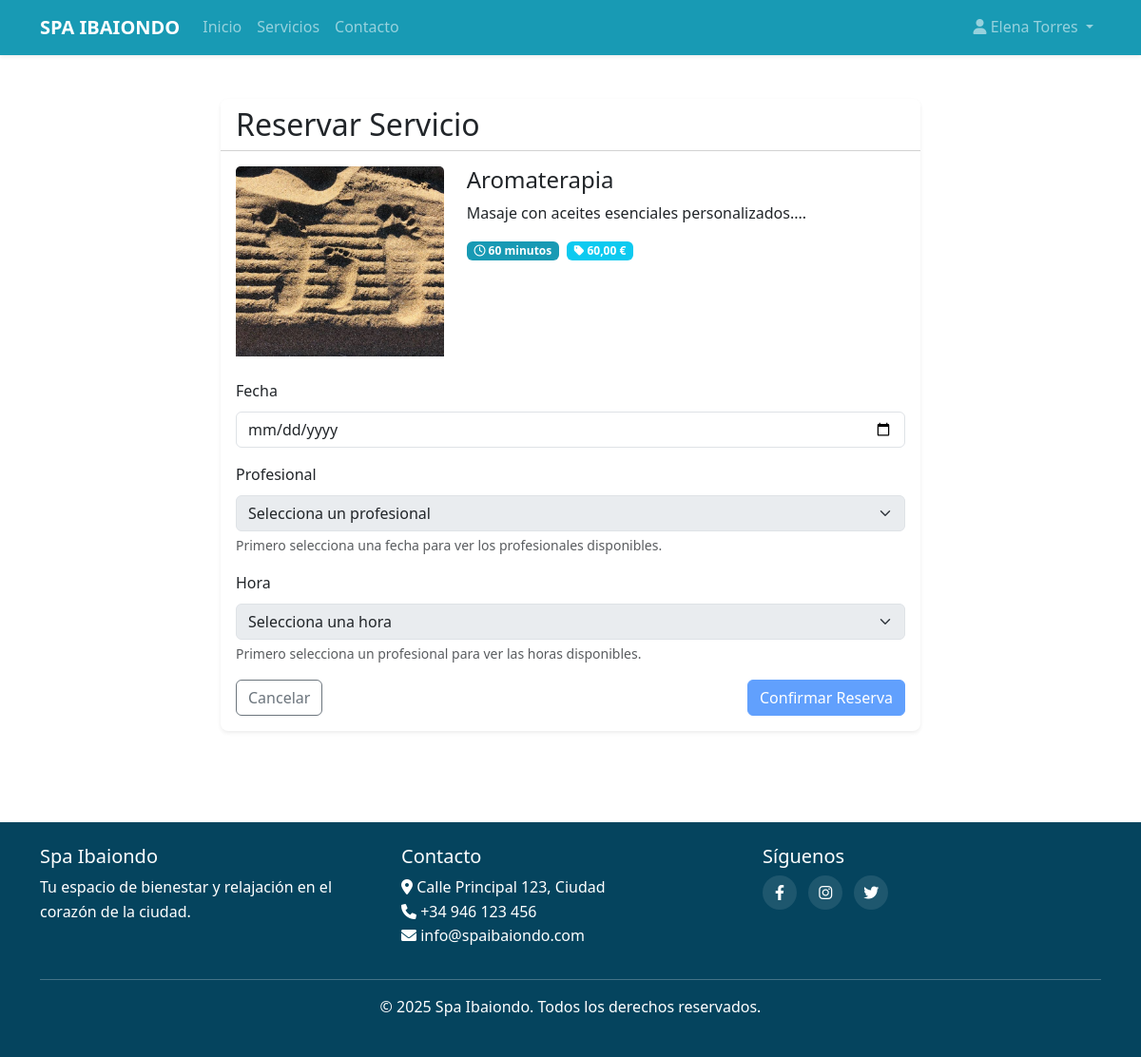
The page /public/index.php/reservas/crear/8 (signed in) on the database its author committed.
### tables this page shows
CREATE TABLE servicios (
	id INT AUTO_INCREMENT PRIMARY KEY,
	nombre VARCHAR(100) NOT NULL,
	descripcion TEXT NOT NULL,
	duracion INT NOT NULL,
	precio DECIMAL(10,2) NOT NULL,
	imagen VARCHAR(255) NULL
);

### app/controllers/ReservaController.php (called while the page is built, shortened)
<?php
class ReservaController {
    private $servicioModel;
    public function __construct() {
        require_once BASE_PATH . '/app/models/Servicio.php';
        $this->servicioModel = new Servicio();
    }
    public function showCrear($idServicio) {
        $servicio = $this->servicioModel->getById($idServicio);
        include BASE_PATH . '/app/views/reservas/crear.php';
        include BASE_PATH . '/app/views/layouts/main.php';
    }
}

### public/index.php (called while the page is built, shortened)
<?php
require_once BASE_PATH . '/config/database.php';
require_once BASE_PATH . '/core/Router.php';
require_once BASE_PATH . '/core/Helper.php';
$router = new Router();
$router->dispatch();

### config/database.php (called while the page is built)
<?php
class Database {
    private static $instance = null;
    private $conn;
    private $host = 'localhost';
    private $user = 'root';
    private $pass = '';
    private $name = 'spa';
    private function __construct() {
        try {
            $this->conn = new PDO(
                "mysql:host={$this->host};dbname={$this->name};charset=utf8mb4",
                $this->user,
                $this->pass,
                [PDO::ATTR_ERRMODE => PDO::ERRMODE_EXCEPTION]
            );
        } catch(PDOException $e) {
            die("Error de conexión: " . $e->getMessage());
        }
    }
    public static function getInstance() {
        if (self::$instance == null) {
            self::$instance = new Database();
        }
        return self::$instance;
    }
    public function getConnection() {
        return $this->conn;
    }
}

### app/models/Servicio.php (called while the page is built, shortened)
<?php
class Servicio {
    private $db;
    public function __construct() {
        $this->db = Database::getInstance()->getConnection();
    }
    public function getById($id) {
        $stmt = $this->db->prepare("SELECT * FROM servicios WHERE id = ?");
        $stmt->execute([$id]);
        return $stmt->fetch(PDO::FETCH_ASSOC);
    }
}

### core/Helper.php (called while the page is built, shortened)
<?php
class Helper {
    public static function url($path = '') {
        $base = APP_URL;
        if (strpos($base, 'index.php') === false) {
            $base .= '/index.php';
        }
        if (empty($path)) {
            return rtrim($base, '/');
        }
        return $base . '/' . ltrim($path, '/');
    }
    public static function asset($path = '') {
        $base = APP_URL;
        return $base . '/assets/' . ltrim($path, '/');
    }
    public static function e($string) {
        return htmlspecialchars($string, ENT_QUOTES, 'UTF-8');
    }
    public static function formatPrice($price) {
        return number_format($price, 2, ',', '.') . ' €';
    }
}

### app/views/reservas/crear.php (the view, shortened to what this page needs)
<div class="container py-5">
    <div class="row">
        <div class="col-lg-8 mx-auto">
            <div class="card shadow-sm">
                <div class="card-header bg-white">
                    <h2 class="card-title mb-0">Reservar Servicio</h2>
                </div>
                <div class="card-body">
                    <div class="row mb-4">
                        <div class="col-md-4">
                        <img src="<?= Helper::asset('images/servicios/' . ($servicio['imagen'] ?? 'servicio-default.jpg')) ?>"
                            alt="<?= Helper::e($servicio['nombre']) ?>"
                            class="card-img-top"
                            onerror="if(this.src.indexOf('servicio-default.jpg') === -1) this.src='<?= Helper::asset('images/servicios/servicio-default.jpg') ?>';">
                        </div>
                        <div class="col-md-8">
                            <h4><?= Helper::e($servicio['nombre']) ?></h4>
                            <p><?= substr(Helper::e($servicio['descripcion']), 0, 150) ?>...</p>
                            <div class="d-flex">
                                <span class="badge bg-primary me-2">
                                    <i class="far fa-clock"></i> <?= $servicio['duracion'] ?> minutos
                                </span>
                                <span class="badge bg-info">
                                    <i class="fas fa-tag"></i> <?= Helper::formatPrice($servicio['precio']) ?>
                                </span>
                            </div>
                        </div>
                    </div>
                    <form action="<?= Helper::url('reservas/crear') ?>" method="post" id="reservaForm">
                        <div class="mb-3">
                            <label for="fecha" class="form-label">Fecha</label>
                            <input type="date" class="form-control" id="fecha" name="fecha" required min="<?= date('Y-m-d') ?>">
                        </div>
                        <div class="mb-3">
                            <label for="id_trabajador" class="form-label">Profesional</label>
                            <select class="form-select" id="id_trabajador" name="id_trabajador" required disabled>
                                <option value="">Selecciona un profesional</option>
                            </select>
                            <div class="form-text">Primero selecciona una fecha para ver los profesionales disponibles.</div>
                        </div>
                        <div class="mb-3">
                            <label for="hora" class="form-label">Hora</label>
                            <select class="form-select" id="hora" name="hora" required disabled>
                                <option value="">Selecciona una hora</option>
                            </select>
                            <div class="form-text">Primero selecciona un profesional para ver las horas disponibles.</div>
                        </div>
                        <div class="d-flex justify-content-between">
                            <a href="<?= Helper::url('servicios/' . $servicio['id']) ?>" class="btn btn-outline-secondary">Cancelar</a>
                            <button type="submit" class="btn btn-primary" id="btnReservar" disabled>Confirmar Reserva</button>
                        </div>
                    </form>
                </div>
            </div>
        </div>
    </div>
</div>

### core/Router.php (shortened to what this page needs)
<?php
class Router {
    private $routes = [];
    public function add($method, $path, $controller, $action) {
        $this->routes[] = [
            'method' => $method,
            'path' => $path,
            'controller' => $controller,
            'action' => $action
        ];
    }
    public function dispatch() {
        $uri = $_SERVER['REQUEST_URI'];
        $method = $_SERVER['REQUEST_METHOD'];
        $baseFolder = '/spa-ibaiondo/public';
        if (strpos($uri, $baseFolder) === 0) {
            $uri = substr($uri, strlen($baseFolder));
        }
        $uri = str_replace('/index.php', '', $uri);
        $uri = explode('?', $uri)[0];
        foreach ($this->routes as $route) {
            $pattern = $this->convertRouteToRegex($route['path']);
            if ($route['method'] === $method && preg_match($pattern, $uri, $matches)) {
                array_shift($matches);
                $action = $route['action'];
                $controllerInstance = new $controller();
                call_user_func_array([$controllerInstance, $action], $matches);
                return;
            }
        }
    }
    private function convertRouteToRegex($route) {
        $pattern = preg_replace('/\{([a-zA-Z0-9_]+)\}/', '([^/]+)', $route);
        return '#^' . $pattern . '$#';
    }
}

### public/assets/css/styles.css (style rules this page uses)
body { font-family: 'Segoe UI', Tahoma, Geneva, Verdana, sans-serif; color: #333; line-height: 1.6; padding-right: 0 !important; }
:root { --primary-color: #189AB4; --secondary-color: #6c757d; --accent-color: #e9ecef; --success-color: #28a745; --info-color: #17a2b8; --warning-color: #ffc107; --danger-color: #dc3545; }
.fixed-navbar-body { padding-top: 3.5rem !important; }
.bg-primary { background-color: var(--primary-color) !important; }
.btn-primary { background-color: var(--primary-color); border-color: var(--primary-color); }
.card { border: none; border-radius: 0.5rem; overflow: hidden; transition: transform 0.3s, box-shadow 0.3s; }
.card-img-top { height: 200px; object-fit: cover; }
html { overflow-y: scroll; }

### rows shown on the page
servicios: nombre "Aromaterapia", descripcion "Masaje con aceites esenciales personalizados.", duracion "60", precio "60,00 €"
